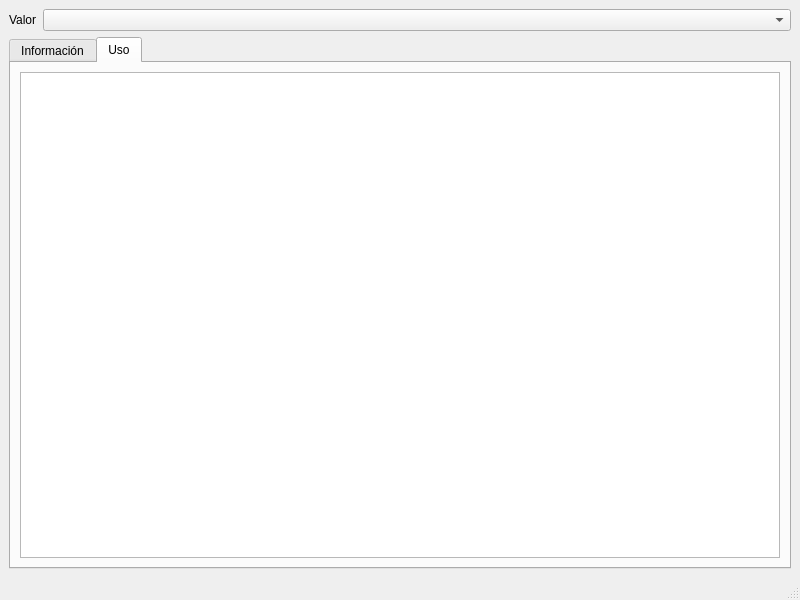
<?xml version="1.0" encoding="UTF-8"?>
<ui version="4.0">
 <class>MainWindow</class>
 <widget class="QMainWindow" name="MainWindow">
  <property name="geometry">
   <rect>
    <x>0</x>
    <y>0</y>
    <width>800</width>
    <height>600</height>
   </rect>
  </property>
  <property name="windowTitle">
   <string>MainWindow</string>
  </property>
  <widget class="QWidget" name="centralwidget">
   <layout class="QVBoxLayout" name="verticalLayout">
    <item>
     <layout class="QHBoxLayout" name="horizontalLayout">
      <item>
       <widget class="QLabel" name="label">
        <property name="sizePolicy">
         <sizepolicy hsizetype="Fixed" vsizetype="Preferred">
          <horstretch>0</horstretch>
          <verstretch>0</verstretch>
         </sizepolicy>
        </property>
        <property name="text">
         <string>Valor</string>
        </property>
       </widget>
      </item>
      <item>
       <widget class="QComboBox" name="ddlValues"/>
      </item>
     </layout>
    </item>
    <item>
     <widget class="QTabWidget" name="tabWidget">
      <property name="currentIndex">
       <number>1</number>
      </property>
      <widget class="QWidget" name="tabInformation">
       <attribute name="title">
        <string>Información</string>
       </attribute>
       <layout class="QHBoxLayout" name="horizontalLayout_2">
        <item>
         <widget class="QTextEdit" name="txtInformation">
          <property name="enabled">
           <bool>false</bool>
          </property>
         </widget>
        </item>
       </layout>
      </widget>
      <widget class="QWidget" name="tabUse">
       <attribute name="title">
        <string>Uso</string>
       </attribute>
       <layout class="QVBoxLayout" name="verticalLayout_2">
        <item>
         <widget class="QTableWidget" name="txtUse"/>
        </item>
       </layout>
      </widget>
     </widget>
    </item>
   </layout>
  </widget>
  <widget class="QMenuBar" name="menubar">
   <property name="geometry">
    <rect>
     <x>0</x>
     <y>0</y>
     <width>800</width>
     <height>26</height>
    </rect>
   </property>
  </widget>
  <widget class="QStatusBar" name="statusbar"/>
 </widget>
 <resources/>
 <connections/>
</ui>
